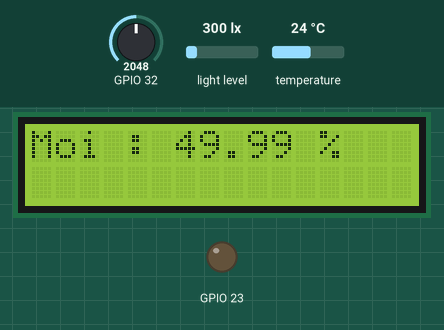
The program below on a simulated ESP32. On the bench: 16×2 character LCD, output pins drawn as LEDs (lit = HIGH). The test bench sets the inputs (shaded band); at power-on: GPIO 32 = 2048, temperature 24 °C, light level 300 lx. WiFi joins after 1.5 s; servers stay silent unless stated; what the program prints to the serial monitor is not drawn.

Above: at 5.6 s.
5.7 s: GPIO 32 set to 2425
At 10.9 s:
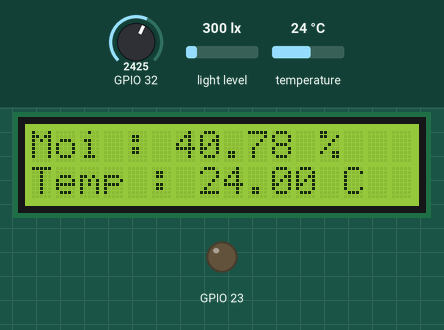
11.5 s: GPIO 32 set to 2516
At 15.9 s:
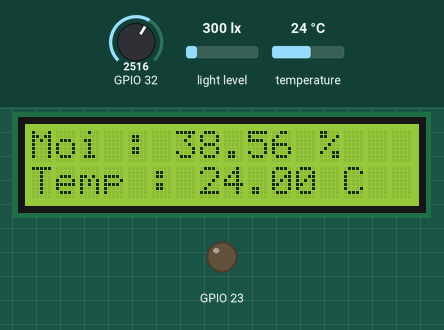
16.5 s: temperature set to 3 °C
At 21.8 s:
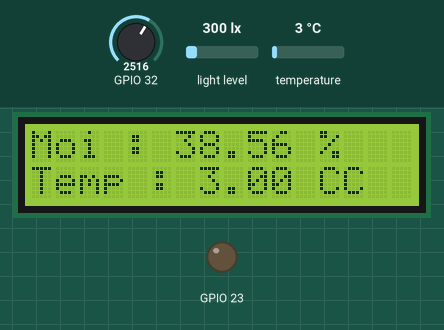
22.2 s: GPIO 32 set to 3618
At 25.9 s:
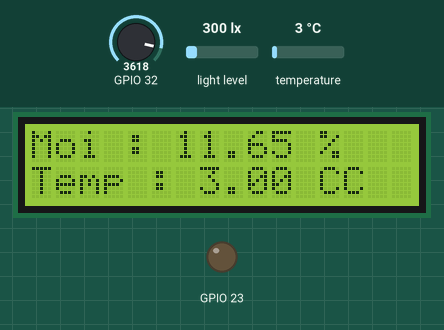
26.5 s: GPIO 32 set to 3714
At 30.9 s:
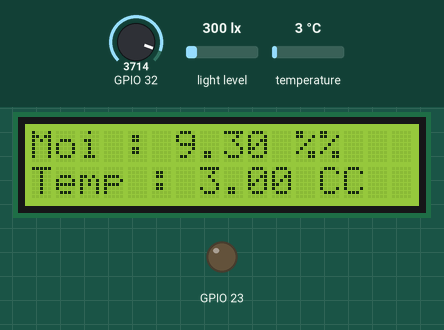
31.5 s: temperature set to 12 °C
At 36.8 s:
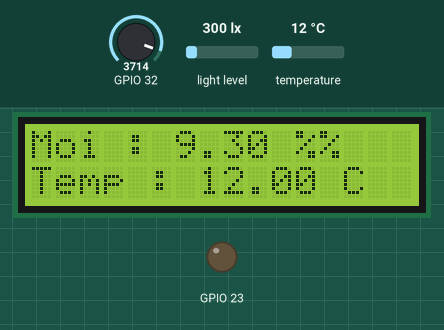
Timing chart, 0 to 38.2 s (numbered marks = the images above; inputs shaded):
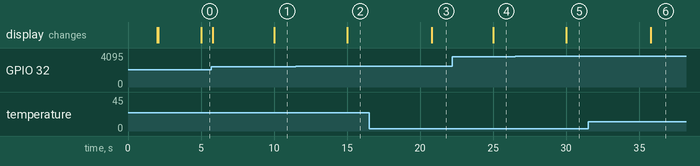

The program:

main.cpp
```cpp
#include <Moisture.h>
#include <Temperature.h>
#include <Light.h>
#include <LCD.h>
#include <AsyncTCP.h>
#include "ESPAsyncWebServer.h"
#include "Pump.h"

#define ONE_WIRE_BUS 15
#define HUMIDITY 32
#define RELAY 23
#define SDA_LIGHT_INTENSITY_SENSOR 18
#define SCL_LIGHT_INTENSITY_SENSOR 19

// Global variables
const char* ssid = "SelaM";
const char* password = "12345678.";

unsigned long previousMillis = 0;
int interval = 5000; // 5 seconds
float moisture_value = 100.0;
float temperature_value = 0.0;
float light_intensity = 0.0;

// Sensor objects
Moisture moisture(HUMIDITY);
Temperature temperature(ONE_WIRE_BUS , 0);
Light light(18 , 19 , 0x23 , BH1750::CONTINUOUS_HIGH_RES_MODE);
LCD lcd((uint8_t)39,(uint8_t)20,(uint8_t)2,"Hello :)");
Pump pump(RELAY);


// Web server and WebSocket
AsyncWebServer server(80);
AsyncWebSocket ws("/ws");

void f1() {
  if (!isnan(temperature_value) && !isnan(moisture_value)) {
    String json = "{\"temperature\":" + String(temperature_value) +
                  ",\"humidity\":" + String(moisture_value) +
                  ",\"light\":" + String(light_intensity) + "}";
    ws.textAll(json);
  }
}

void handleRoot(AsyncWebServerRequest *request) {
  String message = "Temperature: " + String(temperature.get_temp_C()) + " °C\n";
  message += "Humidity: " + String(moisture.get_moisture_percentage()) + " %\n";
  message += "Light: " + String(light.get_light_intensity()) + " %\n";
  request->send(200, "text/plain", message);
}

// Function to handle WebSocket events
void onWebSocketEvent(AsyncWebSocket *server, AsyncWebSocketClient *client,
  AwsEventType type, void *arg, uint8_t *data, size_t len) {
  if (type == WS_EVT_CONNECT) {
    Serial.println("WebSocket client connected");
  } else if (type == WS_EVT_DISCONNECT) {
    Serial.println("WebSocket client disconnected");
  }
}

void setup() {
  Serial.begin(115200);
  WiFi.begin(ssid, password);
  while (WiFi.status() != WL_CONNECTED) {
    delay(1000);
    Serial.println("Connecting to WiFi...");
  }
  Serial.println("Connected to WiFi");
  Serial.print("IP Address: ");
  Serial.println(WiFi.localIP());

  server.on("/", HTTP_GET, handleRoot);
  ws.onEvent(onWebSocketEvent);
  server.addHandler(&ws);
  server.begin();
  Serial.println("HTTP server started");

  light.begin();
  lcd.begin();
  Serial.println("IP");
  Serial.println(WiFi.localIP());
}

void loop() {

  unsigned long currentMillis = millis();
  if ((currentMillis - previousMillis) >= interval) {
    previousMillis = currentMillis;
    moisture_value = moisture.get_moisture_percentage();
    pump.pump_water(moisture_value,currentMillis);
    lcd.update_display(0,0,"Moi : " + (String)moisture_value + " %");
    moisture.print_sensor_value();
    temperature_value = temperature.get_temp_C();
    temperature.print_sensor_value();
    lcd.update_display(0,1,"Temp : " + (String)temperature_value + " C");
    light_intensity = light.get_light_intensity();
    light.print_light_intensity();
    f1();
  }
}
```

Light.cpp
```cpp
#include <Light.h>

Light::Light(int sda, int scl, byte addr, BH1750::Mode mod)
    : sda(sda), scl(scl), addr(addr), mod(mod){
    std::cout << "Light intensity sensor created" << std::endl;
}

void Light::begin(){
    Wire1.begin(sda,scl); // Initialize the I2C bus (BH1750 library doesn't do this automatically)
    if(lightMeter.begin(mod,addr,&Wire1)){
        std::cout << "BH1750 Advanced begin" << std::endl;
    }else {
        std::cout << "Error initialising BH1750" << std::endl;
    }
}

void Light::read_light_intensity(){
    light_intensity = lightMeter.readLightLevel();
}

void Light::print_light_intensity(){
    std::cout << "lightk : " << light_intensity << " lx" << std::endl;
}

float Light::get_light_intensity(){
    this->read_light_intensity();
    return light_intensity;
}
Light::~Light(){
    std::cout << "light destructor called" << std::endl;
}
```

Light.h
```cpp
#ifndef LIGHT_H
#define LIGHT_H

#include <iostream>
#include <BH1750.h>
#include <Wire.h>

class Light {
    private:
        /* data */
        BH1750 lightMeter;
        int sda;
        int scl;
        byte addr;
        BH1750::Mode mod;
        float light_intensity;
        void read_light_intensity();
    public:
        Light(int sda, int scl, byte addr, BH1750::Mode mod);
        void begin();
        float get_light_intensity();
        void print_light_intensity();
        ~Light();
};

#endif
```

Moisture.cpp
```cpp
#include <Moisture.h>

Moisture::Moisture (const int pinNumber) : Sensors(pinNumber){
    pinMode(pinNumber,INPUT);
    std::cout << "Moisture Sensor is initiated";
}

void Moisture::read_sensor_value(){
    sensorValue = analogRead(pinNumber);
}

void Moisture::print_sensor_value(){
    std::cout << "Moisture level : " << percentage << " %" << std::endl;
}

void Moisture::calculate_moisture_adc_to_percentage(){
    percentage = ((4095.0 - sensorValue)/4095.0)*100;
}

float Moisture::get_moisture_percentage(){
    this->read_sensor_value();
    this->calculate_moisture_adc_to_percentage();
    return percentage;
}
```

Moisture.h
```cpp
#ifndef MOISTURE_H
#define MOISTURE_H

#include <Sensors.h>

class Moisture : public Sensors{
    private:
        float percentage;
        void calculate_moisture_adc_to_percentage();
        void read_sensor_value() override;

    public:
        Moisture(int pinNumber);
        float get_moisture_percentage();
        void print_sensor_value() override;

};

#endif
```

Pump.cpp
```cpp
#include "Pump.h"

Pump::Pump(int pinNumber) : pinNumber(pinNumber){
    pinMode(pinNumber,OUTPUT);
    digitalWrite(pinNumber,HIGH);
    std::cout << "Pumper object created" << std::endl;
}

Pump::~Pump(){
    std::cout << "Pumper object destroyed" << std::endl;
}

/*float Pump::determine_water_needed(float moisture_value,float temperature_value,float light_value){
    float moisture_weight = 0.4;
    float light_weight = 0.3;
    float temperature_weight = 0.3;
    float normalized_moisture = moisture_value / 100.0;
    float normalized_light = light_value / 65536.0;
    float normalized_temperature = (temperature_value + 55.0)/180.0;
    float weighted_sum = (moisture_weight * normalized_moisture +
                    light_weight * normalized_light +
                    temperature_weight * normalized_temperature);
    return weighted_sum;
}

float Pump::calculate_pump_runtime(float water_needed){
    float flow_rate_per_second = flow_rate_per_hour / 3600.0;
    float runtime_seconds = water_needed / flow_rate_per_second;
    return runtime_seconds;
}*/

void Pump::pump_water(float moisture_value,float current_millis){
    /*float water_needed = determine_water_needed(moisture_value,temperature_value,light_value);
    float runtime_seconds = calculate_pump_runtime(water_needed) * 1000;*/
    if((current_millis - previous_millis) >= 500.0 && check_status == true){
        digitalWrite(pinNumber,HIGH);
        Serial.println("stop");
        check_status = false;
    }

    if(moisture_value < 40.0 && check_status == false){
        digitalWrite(pinNumber,LOW);
        Serial.println("pumping");
        previous_millis = current_millis;
        check_status = true;

    }
}
```

Pump.h
```cpp
#ifndef PUMP_H
#define PUMP_H
#include <Arduino.h>
#include <iostream>
class Pump {
    private :
        const int pinNumber;
        const float flow_rate_per_hour = 120.0;
        float previous_millis;
        bool check_status = false;
    public :
        Pump(const int pinNumber);
        ~Pump();
       /* float determine_water_needed(float moisture_value,float temperature_value,float light_value);
        float calculate_pump_runtime(float water_needed);*/
        //void pump_water(unsigned long start_time, float moisture_value, float temperature_value, float light_value);
        void pump_water(float moisture_value,float current_millis);
};


#endif
```

Sensors.cpp
```cpp
#include <Sensors.h>

Sensors::Sensors(){
    std::cout << "Sensor is created " << std::endl;
}

Sensors::Sensors(int pinNumber) : pinNumber(pinNumber){
    std::cout << "Sensor is created with pin "<< pinNumber << std::endl;
}

void Sensors::read_sensor_value(){};

void Sensors::print_sensor_value(){};

Sensors::~Sensors(){
    std::cout << "Sensors destructor called" << std::endl;
}
```

Sensors.h
```cpp
#ifndef SENSORS_H
#define SENSORS_H

#include <string>
#include <iostream>
#include <Arduino.h>

class Sensors{
    public:
        int pinNumber;

        float sensorValue;

        Sensors();

        Sensors(const int pinNumber);

        virtual void read_sensor_value();

        virtual void print_sensor_value();

        virtual ~Sensors();
};

#endif // SENSORS_H
```

Temperature.h
```cpp
#ifndef TEMPERATURE_H
#define TEMPERATURE_H

#include <DallasTemperature.h>
#include <OneWire.h>
#include <Sensors.h>

class Temperature : public Sensors{
    private:
        /* data */
       DallasTemperature temperatureSensor;
       OneWire oneWire;
       int index;
       void read_sensor_value() override;
    public:
        Temperature(int pinNumber,int index);
        float get_temp_C();
        void print_sensor_value() override;
};


#endif
```

temperature.cpp
```cpp
#include <Temperature.h>

Temperature::Temperature(int pinNumber,int index)
    : index(index) , Sensors(pinNumber) , oneWire(pinNumber){
    temperatureSensor.setOneWire(&oneWire);
}

void Temperature::read_sensor_value(){
    temperatureSensor.requestTemperatures();
    sensorValue = temperatureSensor.getTempCByIndex(index);
}

float Temperature::get_temp_C(){
    this->read_sensor_value();
    return sensorValue;
}

void Temperature::print_sensor_value(){
    std::cout << "Temperature : " << sensorValue << " °C" << std::endl;
}
```

LCD.cpp
```cpp
#include <LCD.h>

LCD::LCD(uint8_t lcd_Addr,uint8_t lcd_columns, uint8_t lcd_rows, String greeting)
    : lcd_Addr(lcd_Addr), lcd_columns(lcd_columns), lcd_rows(lcd_rows),
     greeting(greeting),lcd(lcd_Addr,lcd_columns,lcd_rows){

    std::cout << "LCD object created" << std::endl;
}

void LCD::begin(){
    lcd.init();
    lcd.backlight();
    lcd.print(greeting);
    for(int i = 0; i < 4; i ++){
        lcd.setCursor(i,1);
    }
}

void LCD::update_display(uint8_t col,uint8_t row,String msg){
    lcd.setCursor(col,row);
    lcd.print(msg);
}

LCD::~LCD(){
    std::cout << "LCD object is deleted" << std::endl;
}
```

LCD.h
```cpp
#ifndef LCD_H
#define LCD_H

#include <inttypes.h>
#include <iostream>
#include <LiquidCrystal_I2C.h>
class LCD{
    private:
        /* data */
        uint8_t lcd_Addr;
        uint8_t lcd_columns;
        uint8_t lcd_rows;
        String greeting;
        LiquidCrystal_I2C lcd;

    public:
        LCD(uint8_t lcd_Addr,uint8_t lcd_columns, uint8_t lcd_rows, String greeting);
        void begin();
        void update_display(uint8_t col,uint8_t row,String msg);
        ~LCD();
};

#endif
```

Measured:
- the behaviour switches between 3685 and 3686 on GPIO 32 (found by bisection; images 4 and 5)
- after the input at 5.7 s, the display: first differs from a run without the input after 4.3 s (image 1)
- after the input at 11.5 s, the display: changes after 3.5 s (image 2)
- after the input at 16.5 s, the display: changes after 4.3 s (image 3)
- after the input at 22.2 s, the display: changes after 2.8 s (image 4)
- after the input at 26.5 s, the display: changes after 3.5 s (image 5)
- after the input at 31.5 s, the display: changes after 4.3 s (image 6)
